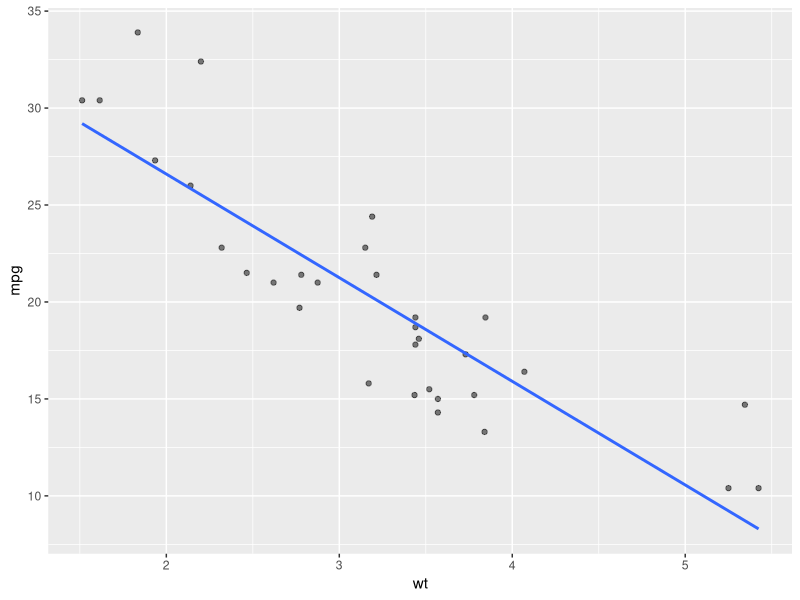

The R source for this figure:
#Regression in R
# ─────────────────────────────────────────────
# Libraries
# ─────────────────────────────────────────────
install.packages("dplyr")
install.packages("ggplot2")
library(dplyr)
library(ggplot2)
library(readr)
getwd()

# Add a linear trend line without a confidence ribbon
ggplot(mtcars, aes(wt, mpg)) +
  geom_point(alpha = 0.5) +
  geom_smooth(method = "lm", se = FALSE)

# Using mtcars to calculate the slope and intercept of the linear regression
model_1 <- lm(mpg ~ wt, data = mtcars)
model_1
